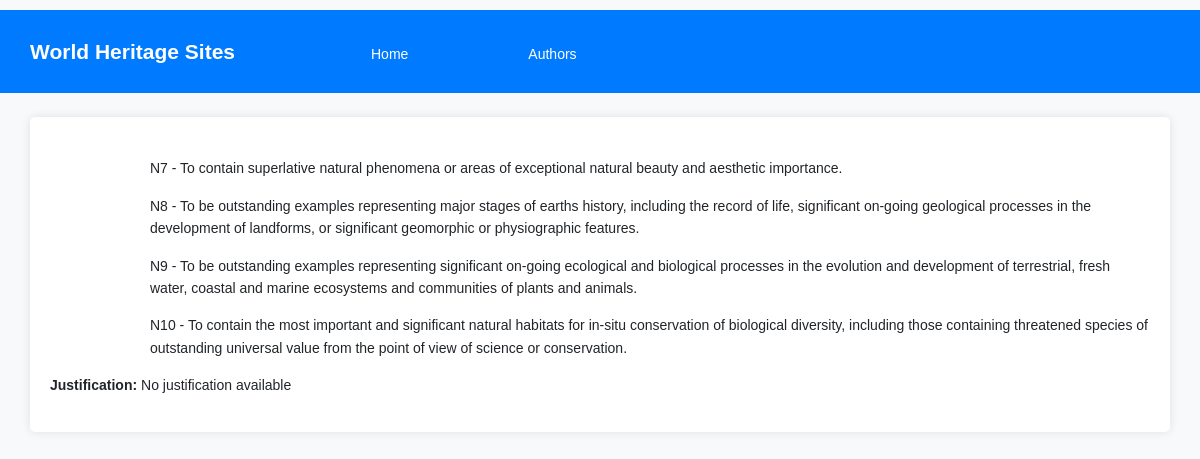
The app's page /sites/1/criteria/ with its own data.
### tables this page shows
CREATE TABLE World_Heritage_Site (id_no INTEGER PRIMARY KEY, unique_number INTEGER, name_en TEXT, short_description_en TEXT, justification_en TEXT);

### app.py (the view)
@APP.route('/sites/<int:id>/criteria/')
def get_criteria(id):
    criteria = db.execute(
        '''
        SELECT id_no, name_en,sc.criterion_code,cd.cd_description, wh.justification_en
        FROM World_Heritage_Site wh
        JOIN Category c ON wh.id_no = c.site_number
        JOIN site_criteria sc ON c.site_number = sc.site_number
        JOIN criterion_descriptions cd ON sc.criterion_code = cd.criterion_code
        WHERE id_no = ?
        GROUP BY wh.id_no, sc.criterion_code
        ORDER BY
            CASE
                WHEN sc.criterion_code = 'N10' THEN 999
                ELSE 1
            END,
            sc.criterion_code;
        ''', (id,)).fetchall()
    return render_template('site-criteria.html', criteria=criteria)

### db.py (called while the page is built)
def execute(sql,args=None):
    global DB
    sql = re.sub('\s+',' ', sql)
    logging.info('SQL: {} Args: {}'.format(sql,args))
    return DB['cursor'].execute(sql, args) \
        if args != None else DB['cursor'].execute(sql)

### templates/site-criteria.html (shortened to what this page needs)
{% extends 'base.html' %}
{% block content %}
    <main>
        <ul>
            {% for crit in criteria %}
                <li>
                    <a>{{ crit.criterion_code }}</a> - {{ crit.cd_description }}
                </li>
            {% endfor %}
        </ul>
        <p><b>Justification: </b>
            {% if criteria[0].justification_en %}
                {{ criteria[0].justification_en | safe }}
            {% else %}
                No justification available
            {% endif %}
        </p>
    </main>
{% endblock %}

### static/style.css (style rules this page uses)
body { font-family: 'Helvetica', Arial, sans-serif; font-size: 14px; line-height: 1.6; background-color: #f8f9fa; padding-top: 10px; padding-bottom: 10px; }
a { color: #007bff; }
p, blockquote, ul, ol, dl, li, table, pre { margin: 15px 0; }
ul { list-style-type: none; padding: 0; }
li { margin-bottom: 10px; text-align: left; padding-left: 100px; }

### records on screen
World_Heritage_Site: criterion_code "N7", cd_description "To contain superlative natural phenomena or areas of exceptional natural beauty and aesthetic importance.", criterion_code "N8", cd_description "To be outstanding examples representing major stages of earths history, including the record of life, significant on-going geological processes in the development of landforms, or significant geomorphic or physiographic features.", criterion_code "N9", cd_description "To be outstanding examples representing significant on-going ecological and biological processes in the evolution and development of terrestrial, fresh water, coastal and marine ecosystems and communities of plants and animals.", criterion_code "N10", cd_description "To contain the most important and significant natural habitats for in-situ conservation of biological diversity, including those containing threatened species of outstanding universal value from the point of view of science or conservation."
